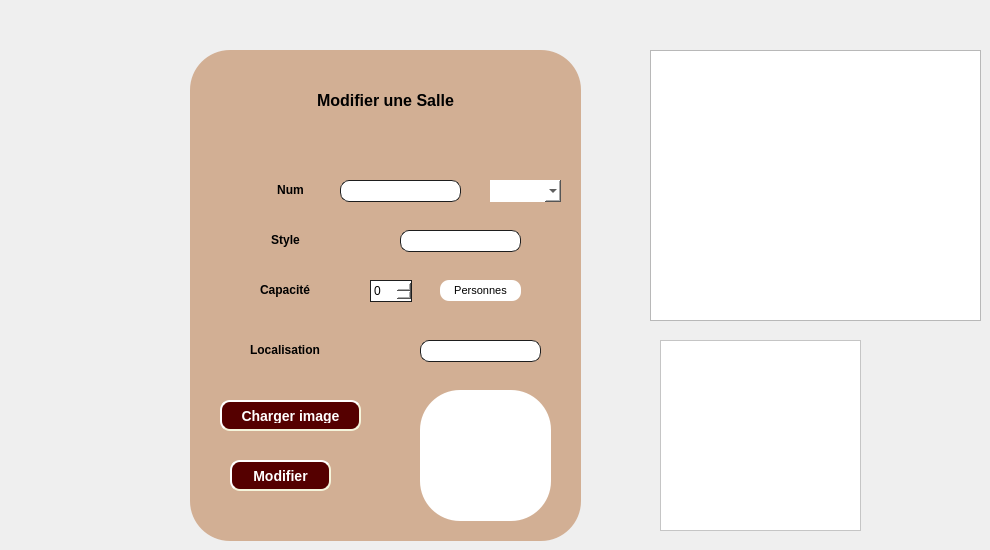
    <widget class="QWidget" name="tab3">
     <attribute name="title">
      <string>Modifier</string>
     </attribute>
     <widget class="QWidget" name="gridWidget_3" native="true">
      <property name="geometry">
       <rect>
        <x>190</x>
        <y>50</y>
        <width>391</width>
        <height>491</height>
       </rect>
      </property>
      <property name="styleSheet">
       <string notr="true">background-color: rgb(210, 175, 148);

border-radius: 40px;</string>
      </property>
      <widget class="QLabel" name="label_11">
       <property name="geometry">
        <rect>
         <x>0</x>
         <y>10</y>
         <width>391</width>
         <height>81</height>
        </rect>
       </property>
       <property name="styleSheet">
        <string notr="true"/>
       </property>
       <property name="text">
        <string>&lt;html&gt;&lt;head/&gt;&lt;body&gt;&lt;p align=&quot;center&quot;&gt;&lt;span style=&quot; font-size:12pt; font-weight:600;&quot;&gt;Modifier une Salle&lt;/span&gt;&lt;/p&gt;&lt;/body&gt;&lt;/html&gt;</string>
       </property>
      </widget>
      <widget class="QLabel" name="label_12">
       <property name="geometry">
        <rect>
         <x>70</x>
         <y>180</y>
         <width>51</width>
         <height>21</height>
        </rect>
       </property>
       <property name="text">
        <string>&lt;html&gt;&lt;head/&gt;&lt;body&gt;&lt;p align=&quot;center&quot;&gt;&lt;span style=&quot; font-weight:600;&quot;&gt;Style&lt;/span&gt;&lt;/p&gt;&lt;/body&gt;&lt;/html&gt;</string>
       </property>
      </widget>
      <widget class="QLabel" name="label_13">
       <property name="geometry">
        <rect>
         <x>70</x>
         <y>230</y>
         <width>101</width>
         <height>20</height>
        </rect>
       </property>
       <property name="text">
        <string>&lt;html&gt;&lt;head/&gt;&lt;body&gt;&lt;p&gt;&lt;span style=&quot; font-weight:600;&quot;&gt;Capacité&lt;/span&gt;&lt;/p&gt;&lt;/body&gt;&lt;/html&gt;</string>
       </property>
      </widget>
      <widget class="QLabel" name="label_14">
       <property name="geometry">
        <rect>
         <x>60</x>
         <y>290</y>
         <width>121</width>
         <height>20</height>
        </rect>
       </property>
       <property name="text">
        <string>&lt;html&gt;&lt;head/&gt;&lt;body&gt;&lt;p&gt;&lt;span style=&quot; font-weight:600;&quot;&gt;Localisation&lt;/span&gt;&lt;/p&gt;&lt;/body&gt;&lt;/html&gt;</string>
       </property>
      </widget>
      <widget class="QLabel" name="label_15">
       <property name="geometry">
        <rect>
         <x>40</x>
         <y>130</y>
         <width>121</width>
         <height>20</height>
        </rect>
       </property>
       <property name="styleSheet">
        <string notr="true">font: 75 8pt &quot;MS Shell Dlg 2&quot;;</string>
       </property>
       <property name="text">
        <string>&lt;html&gt;&lt;head/&gt;&lt;body&gt;&lt;p align=&quot;center&quot;&gt;&lt;span style=&quot; font-weight:600;&quot;&gt;Num&lt;/span&gt;&lt;/p&gt;&lt;/body&gt;&lt;/html&gt;</string>
       </property>
      </widget>
      <widget class="QSpinBox" name="capacite_modifier">
       <property name="geometry">
        <rect>
         <x>180</x>
         <y>230</y>
         <width>42</width>
         <height>22</height>
        </rect>
       </property>
       <property name="styleSheet">
        <string notr="true">background-color: rgb(255, 255, 255);
background-color: rgb(255, 255, 255);

padding: 1px;
    border-style: solid;
    border: 1px solid #1e1e1e;
</string>
       </property>
      </widget>
      <widget class="QToolButton" name="toolButton_5">
       <property name="geometry">
        <rect>
         <x>250</x>
         <y>230</y>
         <width>81</width>
         <height>21</height>
        </rect>
       </property>
       <property name="font">
        <font>
         <family>MS Shell Dlg 2</family>
         <pointsize>8</pointsize>
         <weight>9</weight>
         <italic>false</italic>
         <bold>false</bold>
        </font>
       </property>
       <property name="styleSheet">
        <string notr="true">font: 75 8pt &quot;MS Shell Dlg 2&quot;;
font: 75 8pt &quot;MS Shell Dlg 2&quot;;
background-color: rgb(255, 255, 255);
border-radius: 9px;</string>
       </property>
       <property name="text">
        <string>Personnes</string>
       </property>
      </widget>
      <widget class="QLineEdit" name="localisation_modifier">
       <property name="geometry">
        <rect>
         <x>230</x>
         <y>290</y>
         <width>121</width>
         <height>22</height>
        </rect>
       </property>
       <property name="styleSheet">
        <string notr="true">background-color: rgb(255, 255, 255);
border-radius: 9px;
padding: 1px;
    border-style: solid;
    border: 1px solid #1e1e1e;
</string>
       </property>
      </widget>
      <widget class="QPushButton" name="modifier">
       <property name="geometry">
        <rect>
         <x>40</x>
         <y>410</y>
         <width>101</width>
         <height>31</height>
        </rect>
       </property>
       <property name="styleSheet">
        <string notr="true">QPushButton
{
	background-color:rgb(85, 0, 0);



	border-style: outset;
    border-width: 2px;
    border-radius: 10px;
    border-color: beige;
    font: bold 14px;
 ;
    padding: 6px;
	color: rgb(255, 255, 255);
}
QPushButton:hover
{
	
	background-color: rgb(237, 218, 204);
	color: rgb(0, 0, 0);
	gridline-color: rgb(94, 118, 255);
}
QPushButton:pressed
{
	
	background-color: rgb(181, 255, 234);

}</string>
       </property>
       <property name="text">
        <string>Modifier</string>
       </property>
      </widget>
      <widget class="QLineEdit" name="style_modifier">
       <property name="geometry">
        <rect>
         <x>210</x>
         <y>180</y>
         <width>121</width>
         <height>22</height>
        </rect>
       </property>
       <property name="styleSheet">
        <string notr="true">background-color: rgb(255, 255, 255);
border-radius: 9px;
padding: 1px;
    border-style: solid;
    border: 1px solid #1e1e1e;
</string>
       </property>
      </widget>
      <widget class="QComboBox" name="comboBox_modifier">
       <property name="geometry">
        <rect>
         <x>300</x>
         <y>130</y>
         <width>71</width>
         <height>22</height>
        </rect>
       </property>
       <property name="styleSheet">
        <string notr="true">background-color: rgb(255, 255, 255);</string>
       </property>
      </widget>
      <widget class="QLineEdit" name="id_modifier">
       <property name="geometry">
        <rect>
         <x>150</x>
         <y>130</y>
         <width>121</width>
         <height>22</height>
        </rect>
       </property>
       <property name="styleSheet">
        <string notr="true">background-color: rgb(255, 255, 255);
border-radius: 9px;
padding: 1px;
    border-style: solid;
    border: 1px solid #1e1e1e;
</string>
       </property>
      </widget>
      <widget class="QGraphicsView" name="salle_graphicsView_2">
       <property name="geometry">
        <rect>
         <x>230</x>
         <y>340</y>
         <width>131</width>
         <height>131</height>
        </rect>
       </property>
       <property name="styleSheet">
        <string notr="true">background-color: rgb(255, 255, 255);</string>
       </property>
      </widget>
      <widget class="QPushButton" name="load_modifier">
       <property name="geometry">
        <rect>
         <x>30</x>
         <y>350</y>
         <width>141</width>
         <height>31</height>
        </rect>
       </property>
       <property name="styleSheet">
        <string notr="true">QPushButton
{
	background-color:rgb(85, 0, 0);



	border-style: outset;
    border-width: 2px;
    border-radius: 10px;
    border-color: beige;
    font: bold 14px;
 ;
    padding: 6px;
	color: rgb(255, 255, 255);
}
QPushButton:hover
{
	
	background-color: rgb(237, 218, 204);
	color: rgb(0, 0, 0);
	gridline-color: rgb(94, 118, 255);
}
QPushButton:pressed
{
	
	background-color: rgb(181, 255, 234);

}</string>
       </property>
       <property name="text">
        <string>Charger image</string>
       </property>
      </widget>
     </widget>
     <widget class="QTableView" name="tableView_modifier">
      <property name="geometry">
       <rect>
        <x>650</x>
        <y>50</y>
        <width>331</width>
        <height>271</height>
       </rect>
      </property>
     </widget>
     <widget class="QGraphicsView" name="qr_graphicsView">
      <property name="geometry">
       <rect>
        <x>660</x>
        <y>340</y>
        <width>201</width>
        <height>191</height>
       </rect>
      </property>
      <property name="styleSheet">
       <string notr="true">background-color: rgb(255, 255, 255);</string>
      </property>
     </widget>
     <widget class="QPushButton" name="home_2">
      <property name="geometry">
       <rect>
        <x>10</x>
        <y>10</y>
        <width>81</width>
        <height>71</height>
       </rect>
      </property>
      <property name="styleSheet">
       <string notr="true">QPushButton
{

	border-style: outset;
    border-color: beige;
    font: bold 14px;
 ;
    padding: 6px;
	color: rgb(555, 255, 255);
}
</string>
      </property>
      <property name="text">
       <string/>
      </property>
      <property name="icon">
       <iconset>
        <normaloff>home_salle.png</normaloff>home_salle.png</iconset>
      </property>
      <property name="iconSize">
       <size>
        <width>45</width>
        <height>45</height>
       </size>
      </property>
     </widget>
    </widget>
